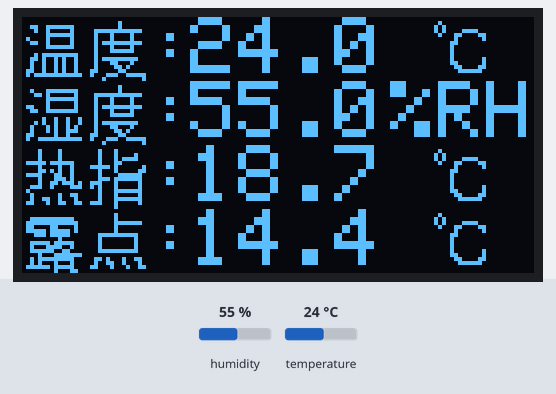
A sketch run on a simulated Arduino Uno, built with avr-gcc and run on an emulated ATmega328P. On the bench: 128×64 one-colour display. The inputs (shaded band) are chosen by the test bench; at power-on: humidity 55 %, temperature 24 °C.

Above: at 18.0 s.
18.1 s: humidity set to 22 %
At 21.5 s:
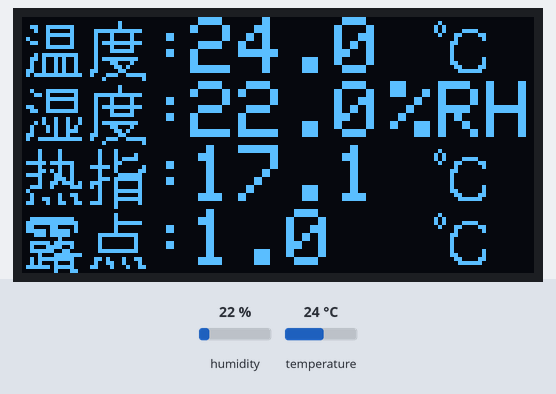
33.1 s: temperature set to 12 °C
At 40.8 s:
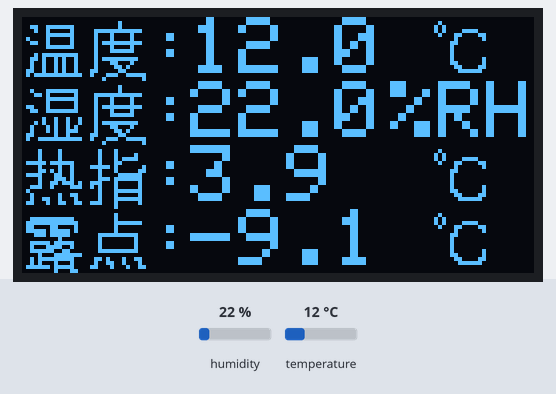
48.1 s: humidity set to 40 %
At 51.0 s:
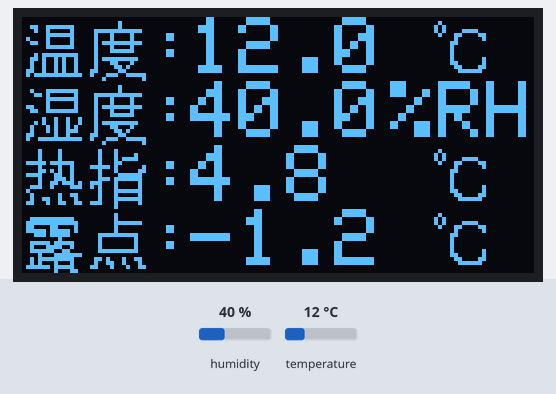
63.1 s: temperature set to 19 °C
At 71.6 s:
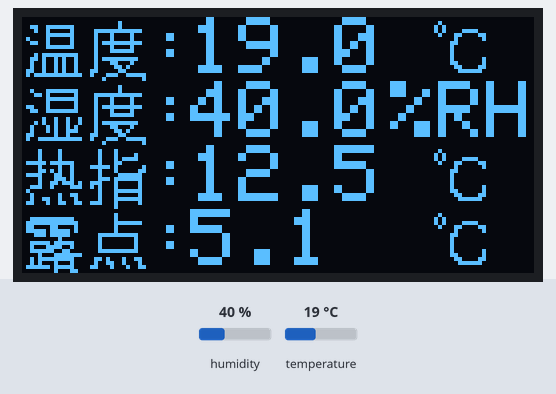
Timing chart, 0 to 73.1 s (numbered marks = the images above; inputs shaded):
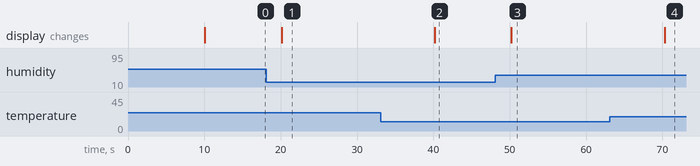

Measured:
- after the input at 18.1 s, the display: changes after 2.0 s (image 1)
- after the input at 33.1 s, the display: changes after 7.1 s (image 2)
- after the input at 48.1 s, the display: changes after 2.1 s (image 3)
- after the input at 63.1 s, the display: changes after 7.2 s (image 4)

The sketch:

dht22_ssd1306_v3.ino
```cpp
#include <SPI.h>
#include <Wire.h>
#include <Adafruit_GFX.h>
#include <Adafruit_SSD1306.h>
#include <DHT.h>

#define SCREEN_WIDTH 128 // OLED display width, in pixels
#define SCREEN_HEIGHT 64 // OLED display height, in pixels
#define OLED_RESET -1 // Reset pin # (or -1 if sharing Arduino reset pin) -1 or 4
#define SCREEN_ADDRESS 0x3C ///< See datasheet for Address; 0x3D for 128x64, 0x3C for 128x32
#define DHTTYPE DHT22 // DHT 22  (AM2302), AM2321
#define DHTPIN 2 // Digital pin connected to the DHT sensor

Adafruit_SSD1306 display(SCREEN_WIDTH, SCREEN_HEIGHT, &Wire, OLED_RESET);

DHT dht(DHTPIN, DHTTYPE);

/***************************************************************
 * 字模 bitmap 制作网站: https://www.23bei.com/tool/965.html
 * 排列方式：16*16。从左到右，从上到下。横向8点左高位
 ***************************************************************/
// 温
static const unsigned char temp[] PROGMEM = {
  0x00,0x00,0x00,0x00,0x33,0xF8,0x12,0x08,0x03,0xF8,0x42,0x08,0x32,0x08,0x03,0xF8,
  0x00,0x00,0x17,0xFC,0x34,0xA4,0x24,0xA4,0x24,0xA4,0x64,0xA4,0x5F,0xFE,0x00,0x00
};

// 湿
static const unsigned char humi[] PROGMEM = {
  0x00,0x00,0x00,0x00,0x23,0xFC,0x1A,0x04,0x03,0xFC,0x02,0x04,0x62,0x04,0x33,0xFC,
  0x00,0x00,0x04,0x92,0x14,0x92,0x22,0x94,0x22,0x9C,0x60,0x90,0x4F,0xFE,0x00,0x00
};

// 度
static const unsigned char degree[] PROGMEM = {
  0x00,0x00,0x00,0x80,0x00,0x80,0x3F,0xFC,0x22,0x10,0x22,0x10,0x2F,0xFC,0x22,0x10,
  0x23,0xF0,0x20,0x00,0x2F,0xF8,0x23,0x10,0x21,0xA0,0x60,0xC0,0x47,0x3E,0x08,0x02
};

// 热
static const unsigned char heat[] PROGMEM = {
  0x00,0x00,0x08,0x40,0x08,0x40,0x08,0x40,0x7D,0xF8,0x08,0x48,0x0D,0x48,0x78,0xC8,
  0x08,0xE8,0x09,0xBA,0x39,0x0E,0x40,0x00,0x20,0x4C,0x26,0x44,0x62,0x66,0x00,0x00
};

// 指
static const unsigned char indx[] PROGMEM = {
  0x00,0x00,0x11,0x00,0x11,0x08,0x11,0x78,0x11,0x80,0x7D,0x02,0x11,0x06,0x10,0xFC,
  0x1D,0xFC,0x71,0x04,0x51,0x04,0x11,0xFC,0x11,0x04,0x11,0xFC,0x71,0x04,0x01,0x00
};

// 露
static const unsigned char dew[] PROGMEM = {
  0x00,0x00,0x00,0x00,0x3F,0xF8,0x7F,0xFC,0x61,0x84,0x7D,0xF4,0x1D,0xF0,0x00,0x40,
  0x3E,0xF8,0x23,0xC8,0x3F,0x30,0x08,0xFE,0x2F,0xF8,0x28,0x88,0x7E,0xF8,0x00,0x8C
};

// 点
static const unsigned char point[] PROGMEM = {
  0x00,0x00,0x01,0x00,0x01,0x00,0x01,0xFC,0x01,0x00,0x01,0x00,0x1F,0xF8,0x10,0x08,
  0x10,0x08,0x10,0x08,0x1F,0xF8,0x00,0x00,0x34,0x4C,0x26,0x44,0x62,0x26,0x00,0x00
};

//c
static const unsigned char c[] PROGMEM = {
  0x00,0x00,0x20,0x00,0x50,0x00,0x50,0xF0,0x23,0x0C,0x02,0x04,0x06,0x00,0x04,0x00,
  0x04,0x00,0x04,0x00,0x04,0x04,0x06,0x04,0x03,0x0C,0x01,0xF8,0x00,0x00,0x00,0x00
};

// Magnus-Tetens Approximation
float a = 17.27;
float b = 237.7;
float gamma(float T, float RH);
float dewPoint(float T, float RH);

void setup() {

    dht.begin();
    // put your setup code here, to run once:
    display.begin(SSD1306_SWITCHCAPVCC, SCREEN_ADDRESS);
}


void loop() {
    // Wait a few seconds between measurements.
    delay(10000);
    display.clearDisplay();

    // Reading temperature or humidity takes about 250 milliseconds!
    // Sensor readings may also be up to 2 seconds 'old' (its a very slow sensor)
    float h = dht.readHumidity();
    // Read temperature as Celsius
    float t = dht.readTemperature();


    // Compute heat index in Celsius
    float hi = dht.computeHeatIndex(t, h);

    display.setTextColor(WHITE);
    display.setTextSize(2);

    // 显示文字 (左上角x坐标,左上角y坐标, 图形数组, 图形宽度像素点, 图形高度像素点, 设置颜色)
    display.drawBitmap(0, 0, temp, 16, 16, 1);        // 温
    display.drawBitmap(0, 16, humi, 16, 16, 1);       // 湿
    display.drawBitmap(16, 0, degree, 16, 16, 1);     // 度
    display.drawBitmap(16, 16, degree, 16, 16, 1);    // 度
    display.drawBitmap(0, 32, heat, 16, 16, 1);      // 热
    display.drawBitmap(16, 32, indx, 16, 16, 1);     //指
    display.drawBitmap(0, 48, dew, 16, 16, 1);       // 露
    display.drawBitmap(16, 48, point, 16, 16, 1);    // 点

    display.setCursor(32, 0);
    display.print(":");
    display.setCursor(32, 16);
    display.print(":");
    display.setCursor(32, 32);
    display.print(":");
    display.setCursor(32, 48);
    display.print(":");

    display.setCursor(42, 0);
    display.print(t, 1); //

    display.setCursor(42, 16);
    display.print(h, 1); //

    display.setCursor(42, 32);
    display.print(hi, 1); //

    display.setCursor(42, 48);
    display.print(dewPoint(t, h), 1);

    display.drawBitmap(102,  0, c, 16, 16, 1); //c
    display.drawBitmap(102, 32, c, 16, 16, 1); //c
    display.drawBitmap(102, 48, c, 16, 16, 1); //c

    display.setCursor(92, 16);
    display.print("%RH");

    display.display();

}

float gamma(float T, float RH) {
  float value1 = (a * T) / (b + T) + log(RH / 100);
  return value1;
}

float dewPoint(float T, float RH) {
  float value2 = b * gamma(T, RH) / (a - gamma(T, RH));
  return value2;
}
```
